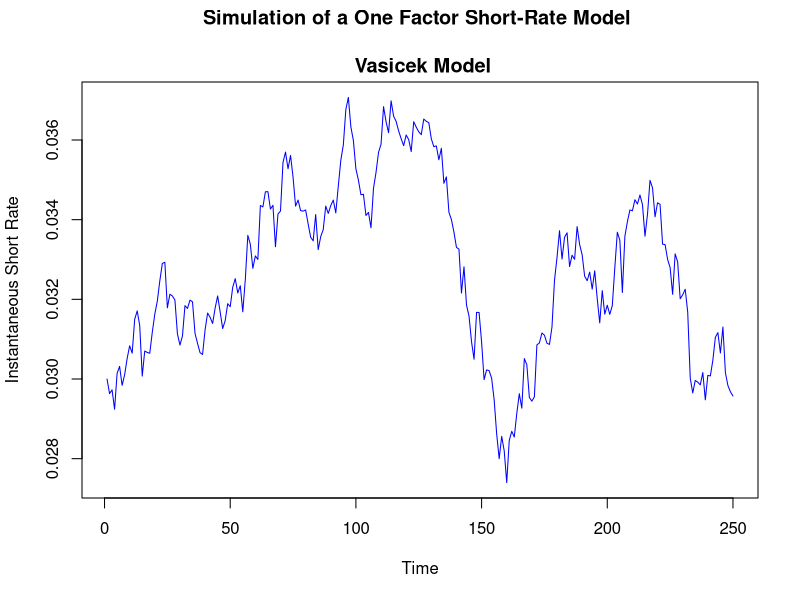
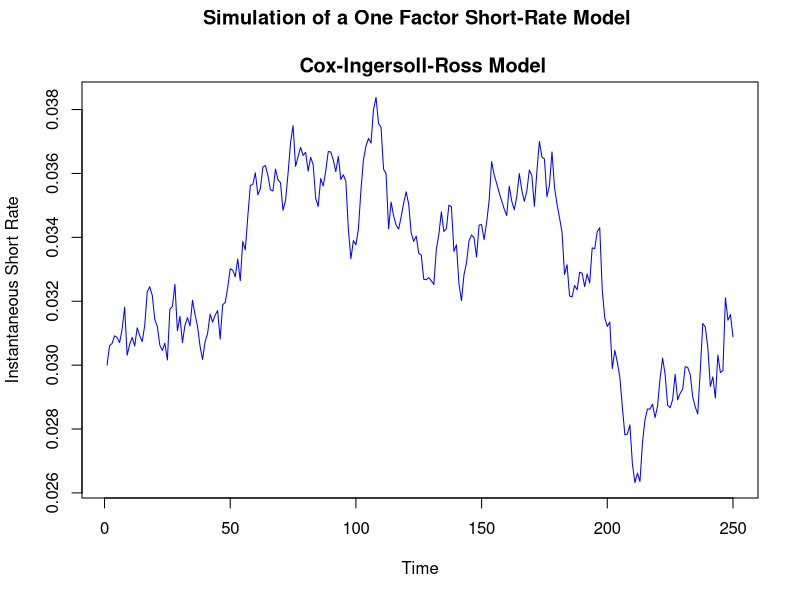
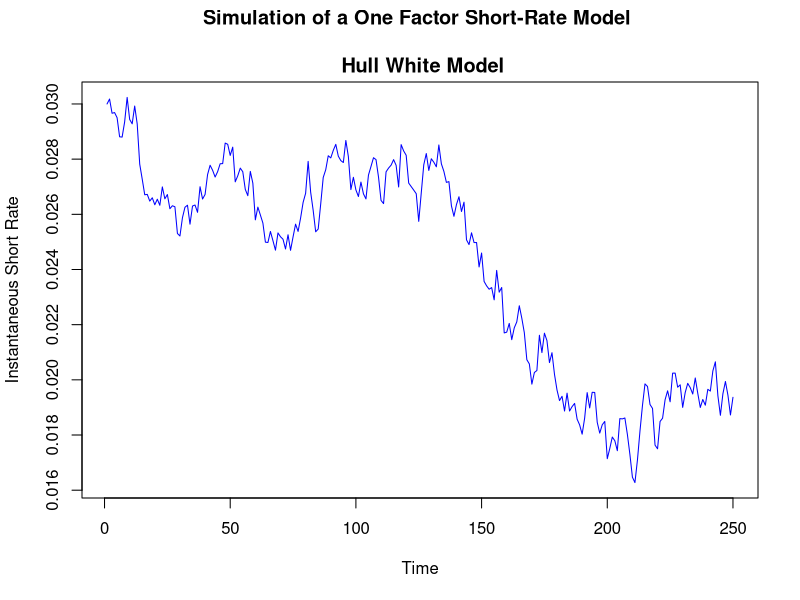
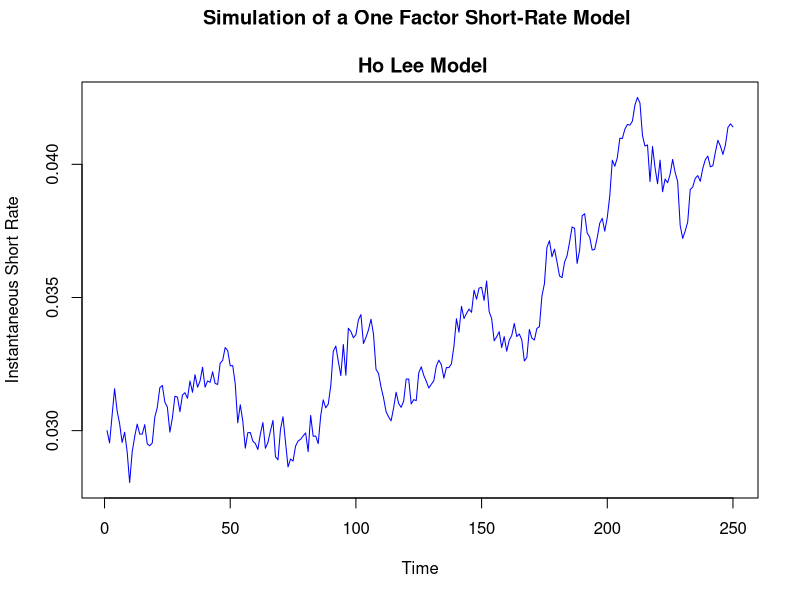

R code for these plots, in order:
rm(list = ls(all = TRUE))
graphics.off()

                                       # some general parameters
set.seed(1)                            # seed for random number generation
dt   = 1                               # length of each time interval
T    = 250                             # time period
t    = seq(1,T,by=dt)                  # vector containing time steps
r    = NULL                            # vector of instantaneous short rate
r[1] = 0.03                            # initial value of the short rate
dv   = NULL                            # random increment, depending on
                                       # the Wiener Process and volatility



SFEsimVasicek=function(a,b,sigma){     # Vasicek Short Rate Model
  for (i in 2 : T){
    dv[i] = sigma * sqrt(dt/T) * rnorm(1,mean=0,sd=1)
    r[i]  = r[i - 1] + a * (b - r[i - 1]) * (dt/T) + dv[i] 
  }
  plot(t,r,type="l",col="blue",xlab="Time",ylab="Instantaneous Short Rate", 
       main="Simulation of a One Factor Short-Rate Model 
       \n Vasicek Model")
}


SFEsimCIR=function(a,b,sigma){         # Cox-Ingersoll-Ross Short Rate Model
  for (i in 2 : T){
    dv[i] = sigma * sqrt(dt/T) * sqrt(r[i - 1]) * rnorm(1,mean=0,sd=1)
    r[i]  = r[i - 1] + a * (b - r[i - 1]) * (dt/T) + dv[i] 
  }
  plot(t,r,type="l",col="blue",xlab="Time",ylab="Instantaneous Short Rate", 
       main="Simulation of a One Factor Short-Rate Model 
       \n Cox-Ingersoll-Ross Model")
}


delta=function(t){                     # Deterministic function of Time
  delta = 0.0000644 * t
  return(delta)
}


SFEsimHullWhite=function(a,sigma){     # Hull-White Short Rate Model
  for (i in 2:T){
    dv[i] = sigma * sqrt(dt/T) * rnorm(1,mean=0,sd=1)
    r[i]  = r[i - 1] + (delta(t = i - 1) - a * r[i - 1]) * (dt/T) + dv[i]
  }
  plot(t,r,type="l",col="blue",xlab="Time",ylab="Instantaneous Short Rate", 
       main="Simulation of a One Factor Short-Rate Model 
       \n Hull White Model")
}


SFEsimHoLee=function(sigma){           # Ho-Lee Short Rate Model
  for (i in 2:T) {
    dv[i] = sigma * sqrt(dt/T) * rnorm(1,mean=0,sd=1)
    r[i]  = r[i - 1] + delta(i - 1) * (dt/T) + dv[i]
  }
  plot(t,r,type="l",col="blue",xlab="Time",ylab="Instantaneous Short Rate", 
       main="Simulation of a One Factor Short-Rate Model 
       \n Ho Lee Model")
}



 SFEsimVasicek(a = 0.161, b = 0.014, sigma = 0.009)

 SFEsimCIR(a = 0.221, b = 0.02, sigma = 0.055)

 SFEsimHullWhite(a = 0.161, sigma = 0.009)
 
 SFEsimHoLee(sigma = 0.009)
